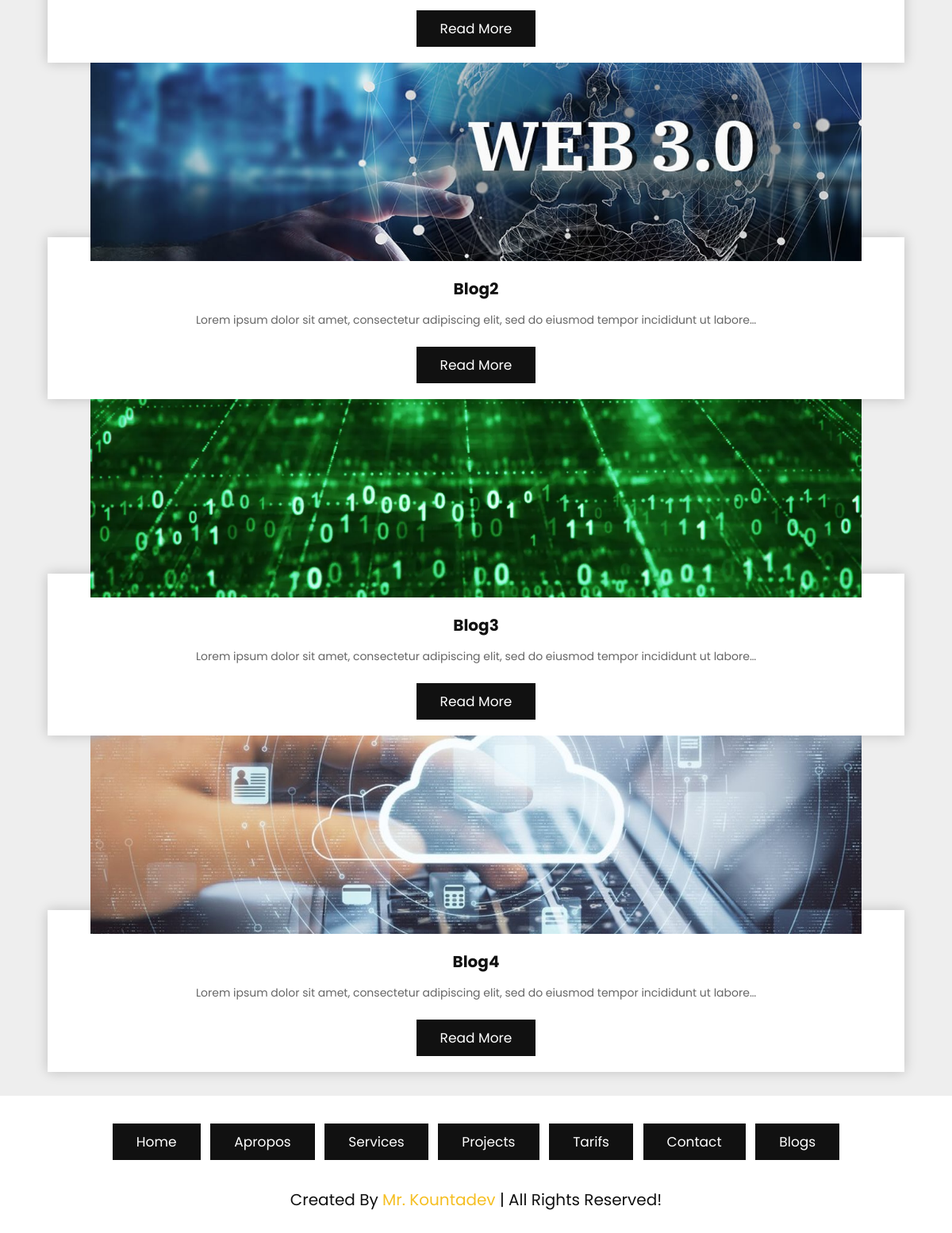
The page /blogs (lower part) on the database as committed earlier.
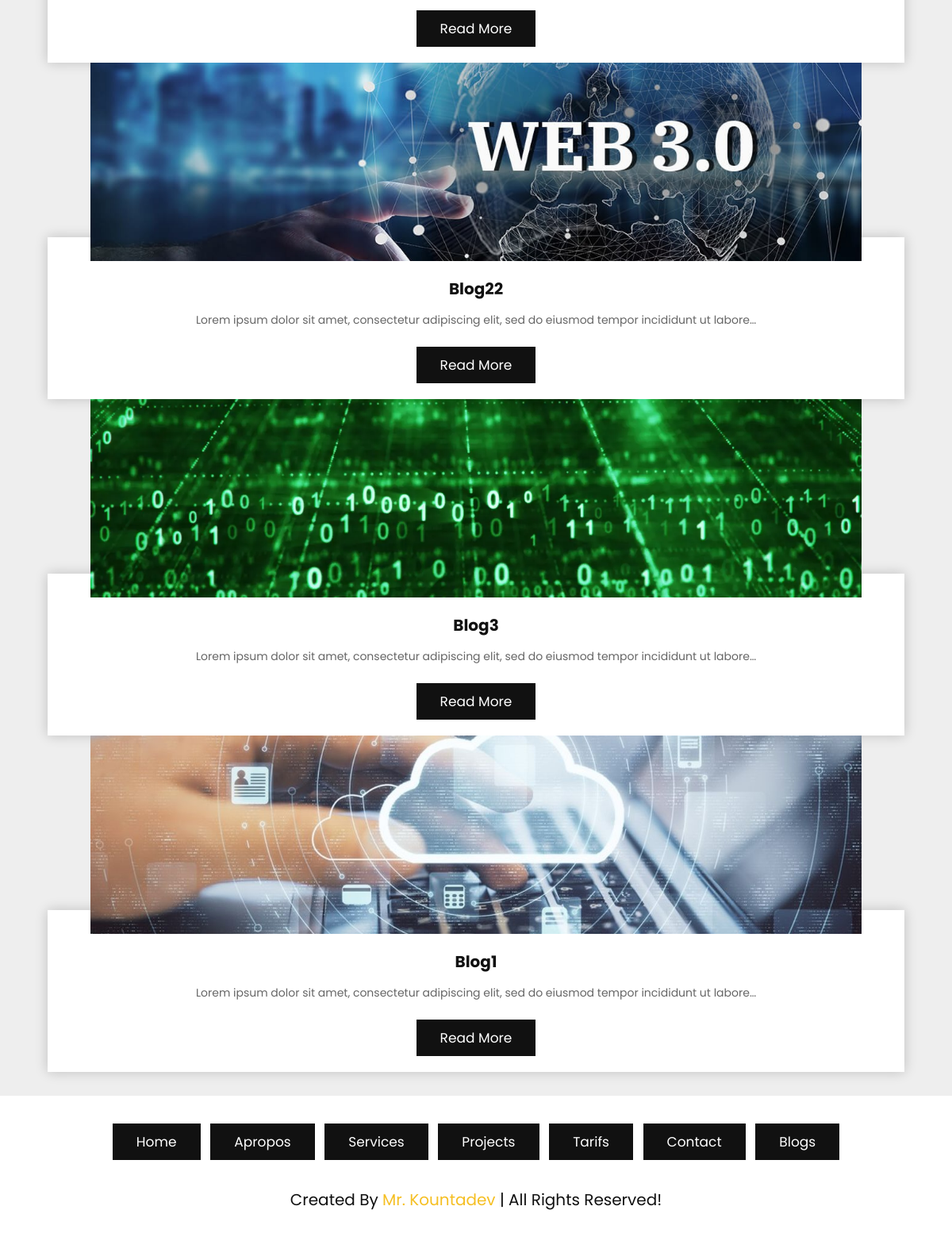
The same page on the database as committed later.
### tech/models.py (models this page shows)
class Blogs(models.Model):
    title = RichTextField()
    description = RichTextField()
    image = models.ImageField()
    date = models.DateField(auto_now_add=True)

### tech/views.py (the view)
# urls.py: path("blogs", views.blogs, name="blogs"),
def blogs(request):
    myblog = Blogs.objects.all()
    context = {
        "myblog": myblog
    }
    return render(request, "solution/blogs.html", context)

### tech/templates/solution/blogs.html (shortened to what this page needs)
{% extends 'base.html' %} {% load static %}{% block content %}
<section class="blogs" id="blogs">
    <div class="swiper blogs-slider">
       <div class="swiper-wrapper">
           {% for blogs in myblog %}
          <div class="swiper-slide slide">
             <div class="image">
                <img src="{{ blogs.image.url }}" alt="">
             </div>
             <div class="content">
                <h3>{{blogs.title}}</h3>
                <p>{{blogs.description|truncatechars:100|safe}}</p>
                <a href="{% url 'blogdetail' blogs.title %}" class="btn">read more</a>
             </div>
          </div>
            {% endfor %}
       </div>
    </div>
 </section>
 {% endblock content %}

Rows that differ between the two databases and show on the page:
changed Blogs: title "Blog2" → "Blog22"
changed Blogs: title "Blog4" → "Blog1"
